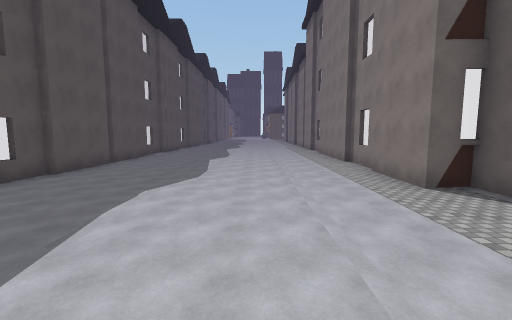
[1] (above)

17 first-person views from a walk through a Unity game level. The camera is 1.2 m above the floor, tilts 6° down and sees 90° across. The floor is counted in squares, 2 m on a side. Each view is taken from the middle of a square. On the plan, view 1 faces up. The plan holds only what a view shows up to about 9 squares ahead; the rest is blank. The place goes on beyond the plan. The player is left out. Some surface patterns are stand-ins.

[2]
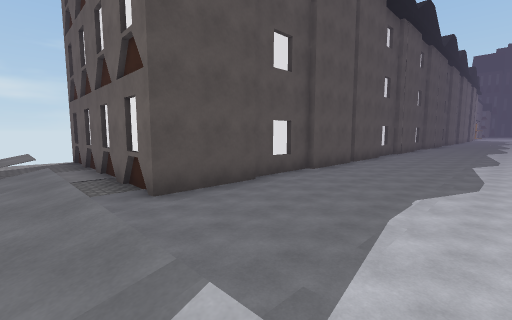

[3]
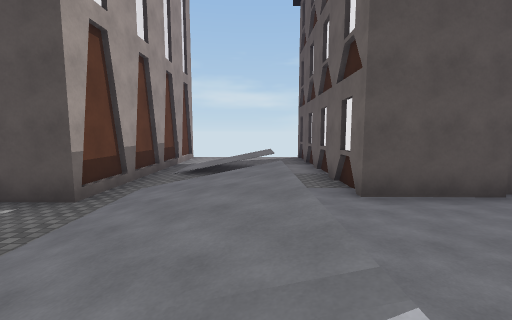

[4]
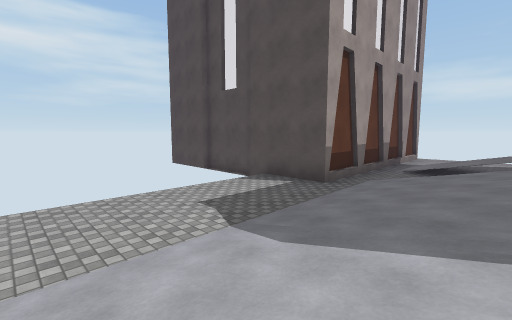

[5]
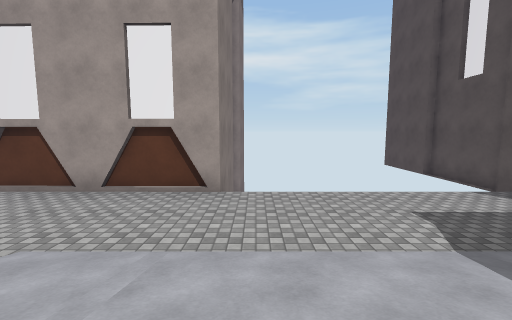

[6]
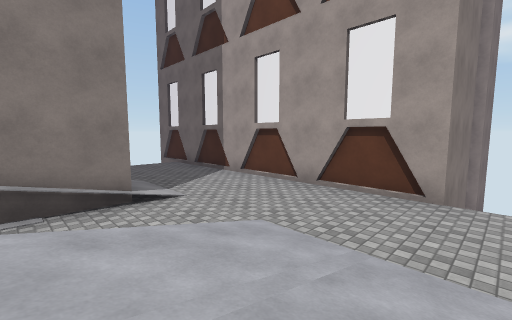

[7]
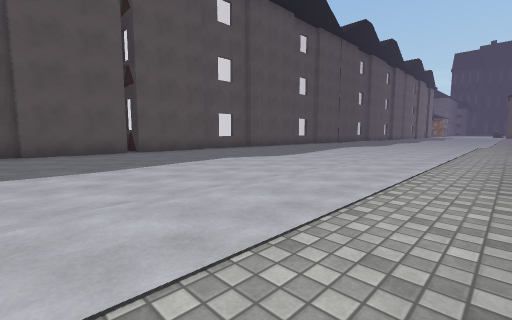

[8]
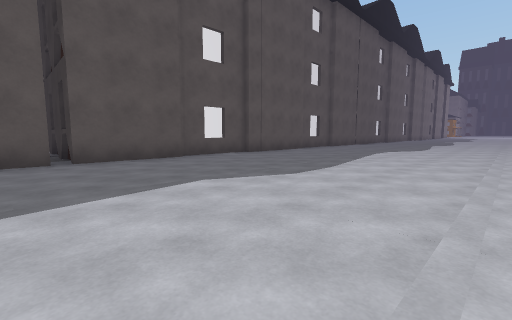

[9]
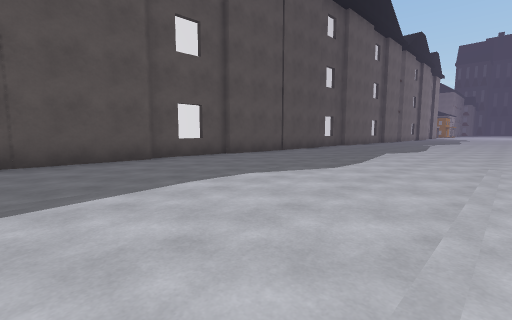

[10]
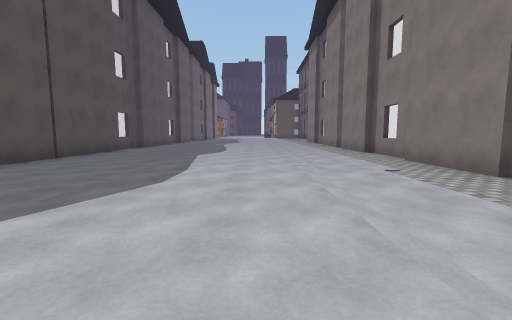

[11]
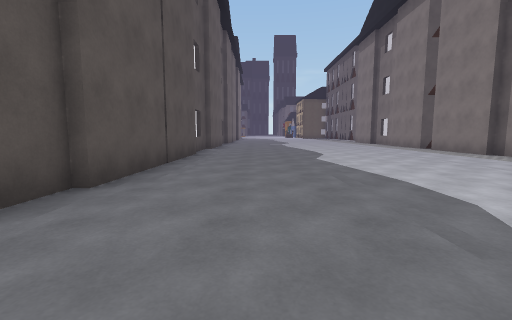

[12]
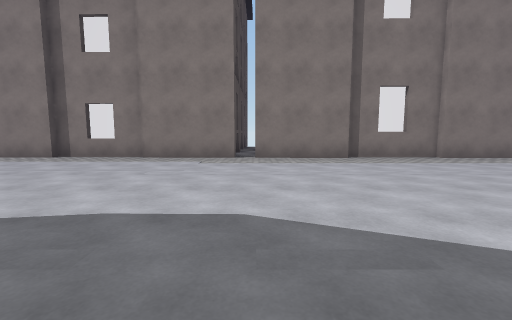

[13]
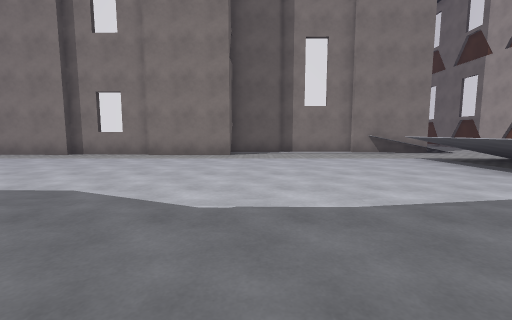

[14]
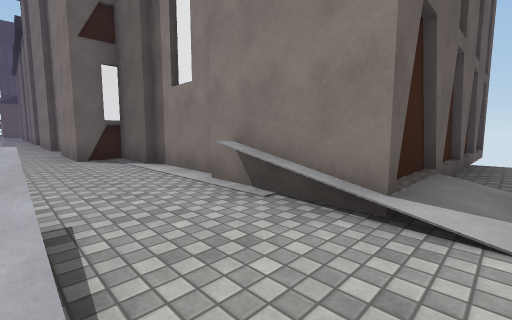

[15]
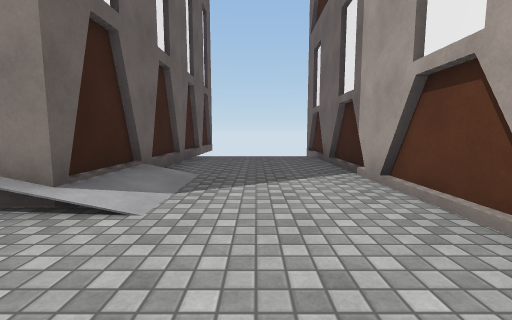

[16]
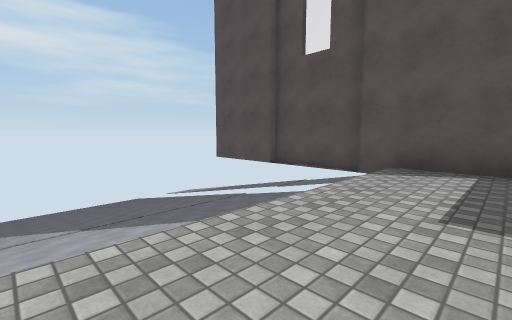

[17]
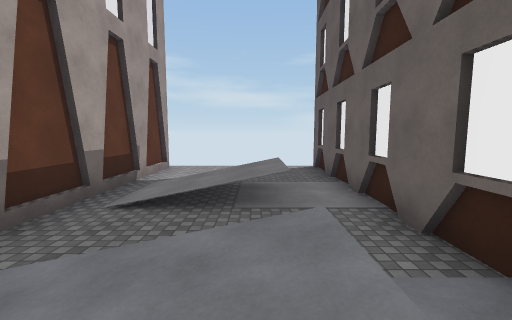

### Floor plan
Key: @ floor where view 1 was taken; # wall or solid block; . main floor; - floor 0.25 m lower than the main floor; / step, stairs or slope; = window, fence, low wall or low ledge; v drop or lower ground; H house.
Columns run from 12 left of view 1 to 10 right of it. Each row starts with its distance up from view 1.
 25        #.......-#
 24        #.......-#
 23        #.......-#
 22        #.......-#
 21        #.......-#
 20        #.......-#
 19        #.......-#
 18        #.......-#
 17        #.......-#
 16        #.......-#
 15        #.......-#
 14        #.......-#
 13        #.......-#
 12        ........-
 11        #.......-
 10        #.......-
  9    #####.......-#
  8        #.......-#
  7        #.......-#
  6        ........-#
  5        ........-#
  4        #.......-#
  3        #.......-.
  2 ######H#.......-.
  1 ---..--........-.
  0 ---//--/////@/=-#
 -1 ---//--////////-######
 -2 ---//--////////-..---
 -3 -#######-------------
 -4        #-------------
 -5        #     ##H##HHHHH
 -6        #     #
 -7        #vvvvv#

Positions as (right, up) in squares from view 1, and headings:
1: (0, 0), facing up
2: (-1, 0), facing up-left
3: (-1, 0), facing left
4: (0, 0), facing down-left
5: (0, 0), facing down
6: (0, 0), facing down-right
7: (3, 6), facing up-left
8: (1, 8), facing up-left
9: (1, 14), facing up-left
10: (0, 15), facing up
11: (-3, 16), facing up
12: (-3, 18), facing right
13: (-4, 4), facing right
14: (2, -2), facing up-right
15: (2, -3), facing right
16: (0, -3), facing down-left
17: (-4, 0), facing left
